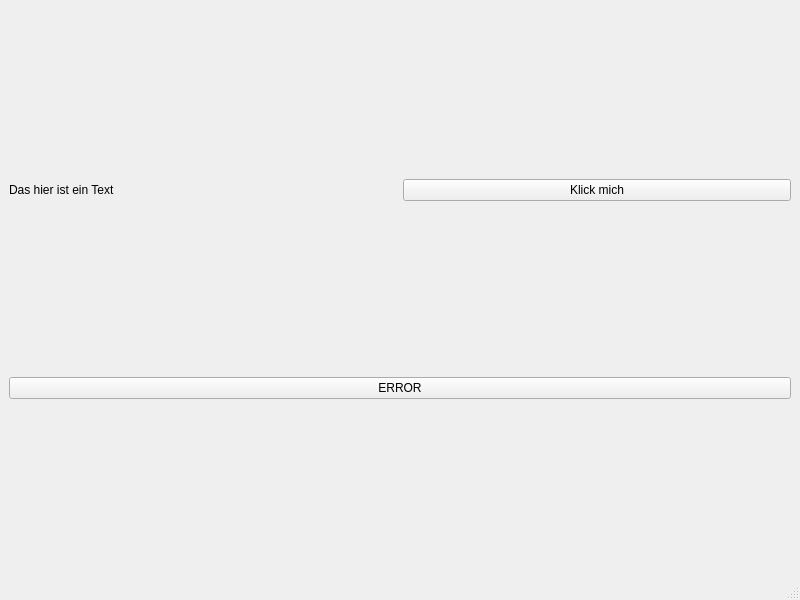
<?xml version="1.0" encoding="UTF-8"?>
<ui version="4.0">
 <class>MainWindow</class>
 <widget class="QMainWindow" name="MainWindow">
  <property name="geometry">
   <rect>
    <x>0</x>
    <y>0</y>
    <width>800</width>
    <height>600</height>
   </rect>
  </property>
  <property name="windowTitle">
   <string>MainWindow</string>
  </property>
  <widget class="QWidget" name="centralwidget">
   <layout class="QVBoxLayout" name="verticalLayout">
    <item>
     <layout class="QHBoxLayout" name="horizontalLayout">
      <item>
       <widget class="QLabel" name="label">
        <property name="text">
         <string>Das hier ist ein Text</string>
        </property>
       </widget>
      </item>
      <item>
       <widget class="QPushButton" name="btn_click">
        <property name="text">
         <string>Klick mich</string>
        </property>
       </widget>
      </item>
     </layout>
    </item>
    <item>
     <widget class="QPushButton" name="btn_lang">
      <property name="text">
       <string>ERROR</string>
      </property>
     </widget>
    </item>
   </layout>
  </widget>
  <widget class="QMenuBar" name="menubar">
   <property name="geometry">
    <rect>
     <x>0</x>
     <y>0</y>
     <width>800</width>
     <height>21</height>
    </rect>
   </property>
  </widget>
  <widget class="QStatusBar" name="statusbar"/>
 </widget>
 <resources/>
 <connections/>
</ui>
